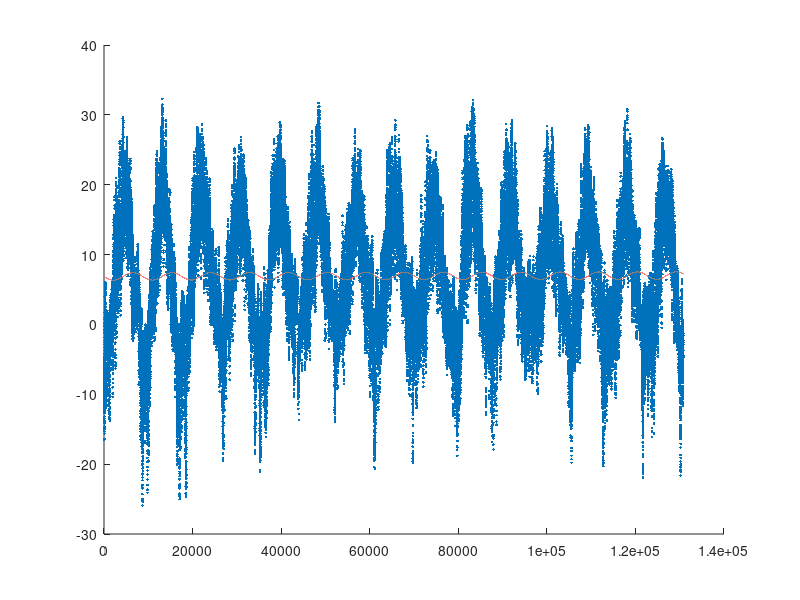

MATLAB code for this plot:
load STHLMARLANDA2023.mat

w = 2*pi / (365*24);

Tori = @(c, t, ts) c(1) + c(2)*t + c(3)*sin(w*(t-ts));
Tnew = @(c, t, ts) c(1) + c(2)*t + c(3)*cos(w*ts)*sin(w*t) - c(3)*sin(w*ts)*cos(w*t);

ts = 0
t = [0:size(Td)-1]';
A = [ones(size(t)), t, sin(w*t), cos(w*t)];

c = A\ Td

hold on 
plot(t, Td, '.')
plot(t, Tori(c, t, ts))
plot(t, Tnew(c, t, ts))
